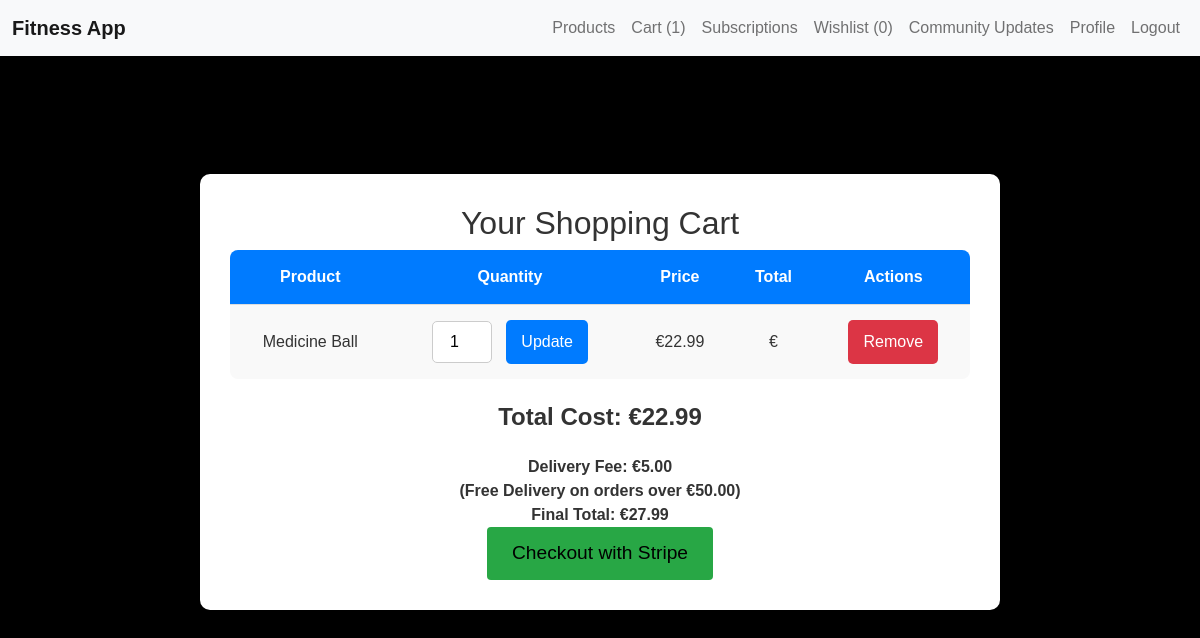
The app's page /cart/ (signed in), older data.
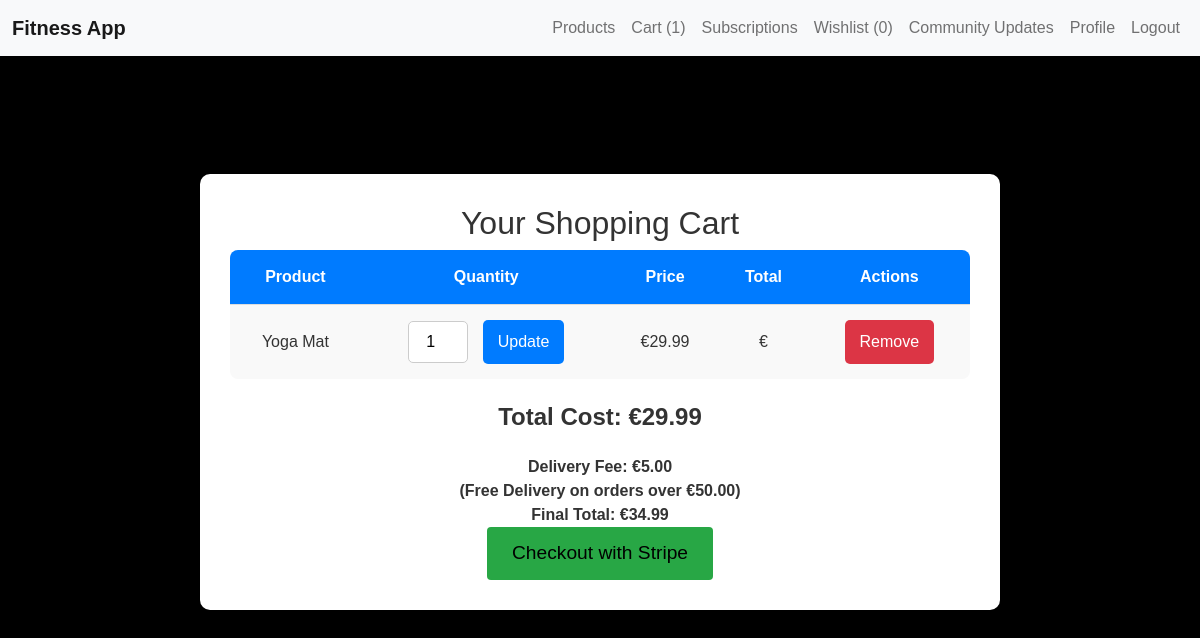
The same page, newer data.
### cart/models.py (models this page shows, shortened)
class CartItem(models.Model):
    cart = models.ForeignKey(
        Cart, related_name="items", on_delete=models.CASCADE
    )
    product = models.ForeignKey(Product, on_delete=models.CASCADE)
    quantity = models.PositiveIntegerField(default=1)

### fitness/models.py (models this page shows, shortened)
class Product(models.Model):
    name = models.CharField(max_length=255)
    description = models.TextField()
    price = models.DecimalField(max_digits=10, decimal_places=2)
    image = models.ImageField(upload_to='products/')
    stock_quantity = models.IntegerField()
    created_at = models.DateTimeField(auto_now_add=True)
    is_spotlight = models.BooleanField(default=False)

### cart/views.py (the view, shortened to what this page needs)
# urls.py: path("", view_cart, name="view_cart"),
@login_required
def view_cart(request):
    if request.user.is_authenticated:
        cart, created = Cart.objects.get_or_create(user=request.user)
        cart_items = cart.items.all()
        total_cost = cart.get_total_cost()
        if total_cost >= Decimal("50.00"):
            delivery_fee = Decimal("0.00")
        else:
            delivery_fee = Decimal("5.00")
        final_total = total_cost + delivery_fee
        return render(
            request,
            "cart/cart.html",
            {
                "cart_items": cart_items,
                "total_cost": total_cost,
                "delivery_fee": delivery_fee,
                "final_total": final_total,
            },
        )
    else:
        return redirect("login")

### cart/models.py (called while the page is built)
    def get_total_cost(self):
        return sum(
            item.product.price * item.quantity
            for item in self.items.all()
        )

    def get_total_items(self):
        return sum(item.quantity for item in self.items.all())

### fitness/context_processors.py (called while the page is built)
def cart_count(request):
    count = 0
    if request.user.is_authenticated:
        try:
            cart = Cart.objects.get(user=request.user)
            count = cart.get_total_items()
        except Cart.DoesNotExist:
            count = 0
    return {'cart_count': count}

def wishlist_count(request):
    if request.user.is_authenticated:
        wishlist, created = Wishlist.objects.get_or_create(user=request.user)
        count = wishlist.items.count()
    else:
        count = 0
    return {'wishlist_count': count}

### cart/templates/cart/cart.html (shortened to what this page needs)
{% extends "base.html" %}
{% block content %}
<div class="cart-container">
    <h2>Your Shopping Cart</h2>
    {% if cart_items %}
        <table class="cart-table">
            <thead>
                <tr>
                    <th>Product</th>
                    <th>Quantity</th>
                    <th>Price</th>
                    <th>Total</th>
                    <th>Actions</th>
                </tr>
            </thead>
            <tbody>
                {% for item in cart_items %}
                <tr>
                    <td>{{ item.product.name }}</td>
                    <td class="quantity-column">
                        <form method="POST" action="{% url 'cart:update_cart_item' item.id %}">
                            <input type="number" name="quantity" class="quantity-input" value="{{ item.quantity }}" min="1">
                            <button type="submit" class="button update">Update</button>
                        </form>
                    </td>
                    <td>€{{ item.product.price }}</td>
                    <td>€{{ item.total_price }}</td>
                    <td>
                        <form method="POST" action="{% url 'cart:remove_from_cart' item.id %}">
                            <button type="submit" class="button remove">Remove</button>
                        </form>
                    </td>
                </tr>
                {% endfor %}
            </tbody>
        </table>
        <div class="total-cost">
            <strong>Total Cost: €{{ total_cost }}</strong>
        </div>
        {% if total_cost >= 50 %}
            <div class="free-delivery">
                <strong>Free Delivery!</strong>
            </div>
        {% else %}
            <div class="delivery-fee">
                <strong>Delivery Fee: €{{ delivery_fee }} <br> (Free Delivery on orders over €50.00) <br> </strong>
            </div>
        {% endif %}
        <div class="final-total">
            <strong>Final Total: €{{ final_total }}</strong>
        </div>
        <a href="{% url 'cart:checkout' %}" class="btn btn-primary stripe-button">Checkout with Stripe</a>
    {% else %}
        <p class="cart_status">Your cart is currently empty. Please add some items to your cart.</p>
        <a href="{% url 'product_list' %}" class="btn btn-primary">Browse Products</a>
    {% endif %}
</div>
{% endblock %}

### templates/base.html (shortened to what this page needs)
{% load static %}
<!DOCTYPE html>
<html lang="en">
<head>
    <link rel="stylesheet" href="https://cdn.jsdelivr.net/npm/bootstrap@5.1.3/dist/css/bootstrap.min.css">
    <link rel="stylesheet" href="{% static 'css/style.css' %}">
</head>
<body>
    <nav class="navbar navbar-expand-lg navbar-light bg-light">
        <div class="container-fluid">
            <a class="navbar-brand" href="{% url 'home' %}">Fitness App</a>
            <div class="collapse navbar-collapse" id="navbarNav">
                <ul class="navbar-nav ms-auto">
                    <li class="nav-item"><a class="nav-link" href="{% url 'product_list' %}">Products</a></li>
                    <li class="nav-item"><a class="nav-link" href="{% url 'cart:view_cart' %}">Cart ({{ cart_count }})</a></li>
                    <li class="nav-item"><a class="nav-link" href="{% url 'subscription' %}">Subscriptions</a></li>
                    <li class="nav-item"><a class="nav-link" href="{% url 'wishlist_view' %}">Wishlist ({{ wishlist_count }})</a></li>
                    <li class="nav-item"><a class="nav-link" href="{% url 'community_updates' %}">Community Updates</a></li>
                    <li class="nav-item"><a class="nav-link" href="{% url 'profile' %}">Profile</a></li>
                    {% if user.is_authenticated %}
                        <li class="nav-item"><a class="nav-link" href="{% url 'account_logout' %}">Logout</a></li>
                    {% else %}
                        <li class="nav-item"><a class="nav-link" href="{% url 'account_login' %}">Login</a></li>
                        <li class="nav-item"><a class="nav-link" href="{% url 'account_signup' %}">Register</a></li>
                    {% endif %}
                </ul>
            </div>
        </div>
    </nav>
<div class="container mt-4">
    {% block content %}{% endblock %}
</div>
</body>
</html>

### static/css/style.css (style rules this page uses)
body { font-family: 'Montserrat', sans-serif; background-color: black; color: #333; padding-top: 80px; }
.navbar { background-color: black; box-shadow: 0 2px 4px rgba(0, 0, 0, 0.1); position: fixed; width: 100%; top: 0; background-color: rgba(255, 255, 255, 0.9); backdrop-filter: blur(10px); box-shadow: 0 2px 4px rgba(0, 0, 0, 0.1); z-index: 1000; }
.navbar-brand { color: #333; font-weight: bold; }
.navbar-nav .nav-link { color: #555; font-size: 1rem; }
.container { margin-top: 60px; max-width: 1200px; margin-top: 100px; padding: 20px; border-radius: 8px; box-shadow: 0 4px 8px rgba(0, 0, 0, 0.1); }
ul { list-style-type: none; }
li { display: list-item; text-align: justify; unicode-bidi: isolate; }
ol, ul { padding-left: 0; }
.btn { font-size: 1.1rem; }
.btn-primary { background-color: gold; border: none; margin-right: 0px; color: black; }
.cart-container { max-width: 800px; margin: 50px auto; padding: 30px; background-color: #ffffff; border-radius: 10px; box-shadow: 0 8px 20px rgba(0, 0, 0, 0.1); text-align: center; }
.cart-table { width: 100%; border-collapse: collapse; margin-bottom: 20px; background-color: #f9f9f9; border-radius: 8px; overflow: hidden; }
.cart-table th, .cart-table td { padding: 15px; border-bottom: 1px solid #ddd; text-align: center; }
.cart-table th { background-color: #007bff; color: #fff; font-weight: bold; }
.cart-table tr:last-child td { border-bottom: none; }
.quantity-column { display: flex; justify-content: center; align-items: center; }
.quantity-input { width: 60px; padding: 8px; text-align: center; margin-right: 10px; border: 1px solid #ccc; border-radius: 5px; }
.button { padding: 10px 15px; background-color: #007bff; color: #fff; border: none; border-radius: 5px; cursor: pointer; transition: background-color 0.3s ease; font-size: 1rem; text-decoration: none; display: inline-block; }
.button.remove { background-color: #dc3545; }
.total-cost { font-size: 1.5rem; margin: 20px 0; color: #333; }
.stripe-button { background-color: #28a745; padding: 12px 25px; font-size: 1.2rem; transition: background-color 0.3s ease; }

Row changes from the older to the newer data that the page shows:
removed CartItem: product.name "Medicine Ball", quantity "1", product.price "22.99"
added CartItem: product.name "Yoga Mat", quantity "1", product.price "29.99"
Text that changed along with them:
{{ total_cost }}: "22.99" → "29.99"
{{ final_total }}: "27.99" → "34.99"
